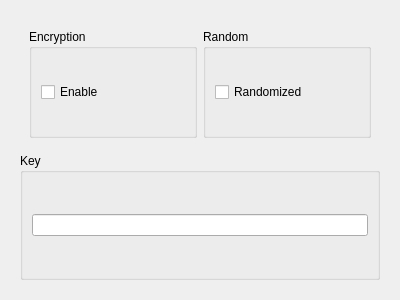
<?xml version="1.0" encoding="UTF-8"?>
<ui version="4.0">
 <class>Form</class>
 <widget class="QWidget" name="Form">
  <property name="geometry">
   <rect>
    <x>0</x>
    <y>0</y>
    <width>400</width>
    <height>300</height>
   </rect>
  </property>
  <property name="windowTitle">
   <string>Form</string>
  </property>
  <layout class="QHBoxLayout" name="horizontalLayout">
   <item>
    <widget class="QWidget" name="widget_3" native="true">
     <layout class="QVBoxLayout" name="verticalLayout_6">
      <item>
       <widget class="QWidget" name="widget" native="true">
        <layout class="QHBoxLayout" name="horizontalLayout_5">
         <item>
          <widget class="QGroupBox" name="groupBox">
           <property name="title">
            <string>Encryption</string>
           </property>
           <layout class="QVBoxLayout" name="verticalLayout_2">
            <item>
             <widget class="QCheckBox" name="checkBox">
              <property name="text">
               <string>Enable</string>
              </property>
             </widget>
            </item>
           </layout>
          </widget>
         </item>
         <item>
          <widget class="QGroupBox" name="groupBox_3">
           <property name="title">
            <string>Random</string>
           </property>
           <layout class="QVBoxLayout" name="verticalLayout_4">
            <item>
             <widget class="QCheckBox" name="checkBox_2">
              <property name="text">
               <string>Randomized</string>
              </property>
             </widget>
            </item>
           </layout>
          </widget>
         </item>
        </layout>
       </widget>
      </item>
      <item>
       <widget class="QGroupBox" name="groupBox_4">
        <property name="title">
         <string>Key</string>
        </property>
        <layout class="QHBoxLayout" name="horizontalLayout_2">
         <item>
          <widget class="QLineEdit" name="lineEdit"/>
         </item>
        </layout>
       </widget>
      </item>
     </layout>
    </widget>
   </item>
  </layout>
 </widget>
 <resources/>
 <connections/>
</ui>
